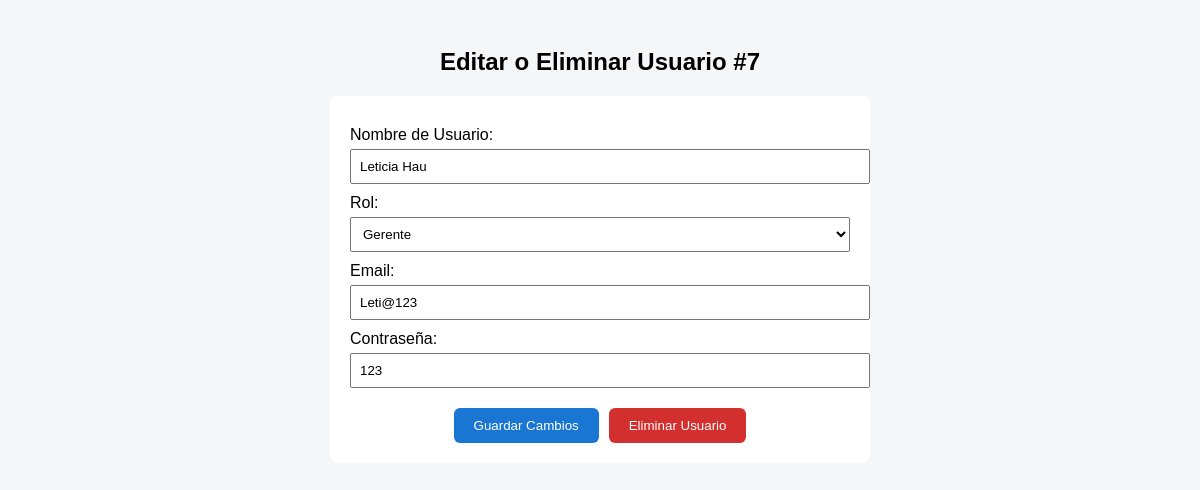
The app's page /server/crud_user.php?id=7, older data.
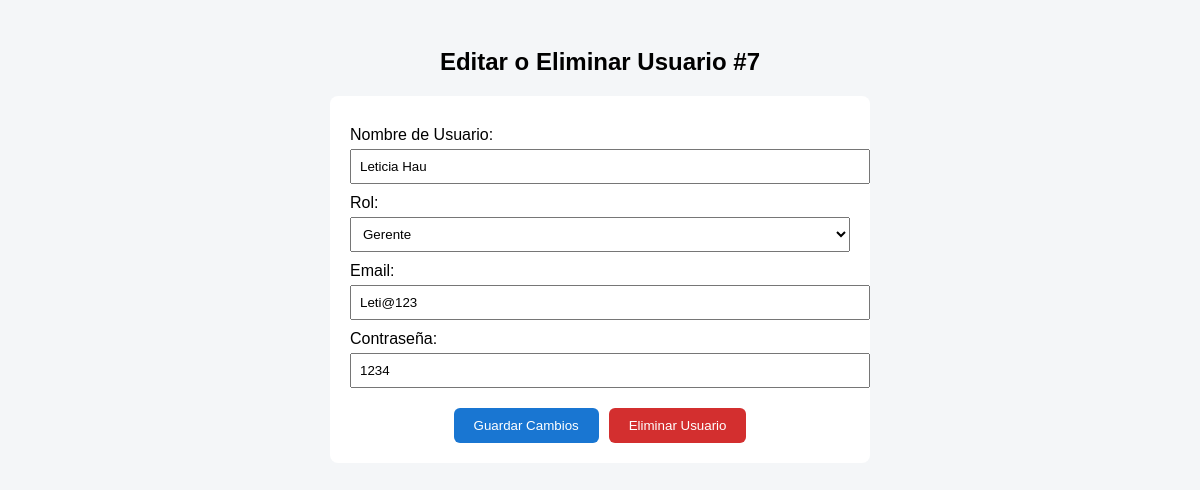
The same page, newer data.
### tables this page shows
CREATE TABLE `usuario` (
  `ID_Usuario` int(6) NOT NULL,
  `Nombre_Usuario` varchar(40) NOT NULL,
  `Rol` varchar(20) NOT NULL,
  `Email` varchar(50) NOT NULL,
  `Contraseña` varchar(10) NOT NULL,
  `avatar_url` varchar(255) DEFAULT NULL
);

### server/crud_user.php (the view, shortened to what this page needs)
<?php
require_once '../server/conexion_bd.php';
$id = $_GET['id'];
$sql = "SELECT * FROM usuario WHERE ID_Usuario = ?";
$stmt = $conexion->prepare($sql);
$stmt->bind_param("s", $id);
$stmt->execute();
$resultado = $stmt->get_result();
$usuario = $resultado->fetch_assoc();
?>
<!DOCTYPE html>
<html lang="es">
<head>
</head>
<body>
<h2 style="text-align:center;">Editar o Eliminar Usuario #<?php echo $id; ?></h2>
<form method="POST">
    <label>Nombre de Usuario:</label>
    <input type="text" name="nombre" value="<?php echo htmlspecialchars($usuario['Nombre_Usuario']); ?>" required>
    <label>Rol:</label>
    <select name="rol" required>
        <option value="Gerente" <?= $usuario['Rol'] == "Gerente" ? "selected" : "" ?>>Gerente</option>
    </select>
    <label>Email:</label>
    <input type="email" name="email" value="<?php echo htmlspecialchars($usuario['Email']); ?>" required>
    <label>Contraseña:</label>
    <input type="text" name="contrasena" value="<?php echo htmlspecialchars($usuario['Contraseña']); ?>" required>
    <div style="display: flex; justify-content: center;">
        <button type="submit" class="guardar">Guardar Cambios</button>
        <button type="submit" name="eliminar" value="1" class="eliminar" onclick="return confirm('¿Estás seguro de eliminar este usuario?');">Eliminar Usuario</button>
    </div>
</form>
</body>
</html>

### server/crud_user.php (style rules this page uses)
body { font-family: sans-serif; background: #f4f6f8; padding: 20px; }
form { background: #fff; padding: 20px; border-radius: 8px; max-width: 500px; margin: auto; }
label { display: block; margin-top: 10px; }
input, select { width: 100%; padding: 8px; margin-top: 5px; }
button { margin-top: 20px; padding: 10px 20px; border: none; border-radius: 6px; cursor: pointer; }
.guardar { background: #1976d2; color: #fff; }
.eliminar { background: #d32f2f; color: #fff; margin-left: 10px; }

Row changes from the older to the newer data that the page shows:
changed usuario "Leticia Hau": contrasena "123" → "1234"
